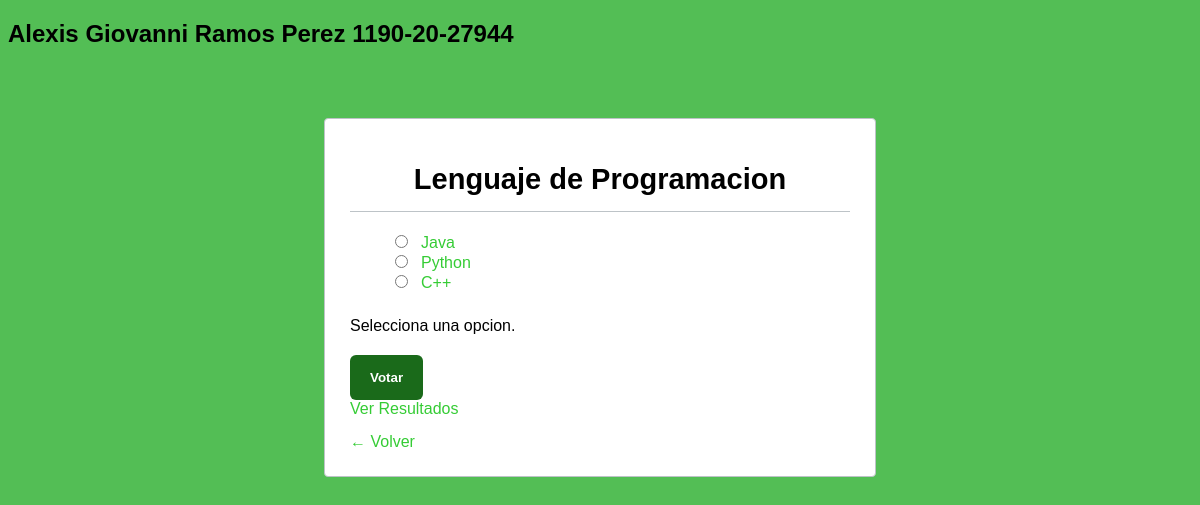
The app's page /encuesta.php?id=10 with its own data.
### tables this page shows
CREATE TABLE opciones (
    id INTEGER PRIMARY KEY AUTOINCREMENT,
    id_encuesta INTEGER NOT NULL,
    nombre TEXT NOT NULL,
    valor INTEGER NOT NULL
);

CREATE TABLE "encuestas" (
	"id"	INTEGER,
	"titulo"	TEXT NOT NULL,
	"fecha"	DATE NOT NULL,
	PRIMARY KEY("id" AUTOINCREMENT)
);

### encuesta.php (the view, shortened to what this page needs)
<?php
$dbFile = 'encuestas.db';
$conex = new SQLite3($dbFile);
$id = $_GET['id'];
?>
<!DOCTYPE HTML>
<html lang="en-US">
<head>
    <link rel="stylesheet" href="estilos.css">
</head>
<body>
<div><h2>Alexis Giovanni Ramos Perez 1190-20-27944</h2></div>
<div class="wrap">
    <form action="" method="post">
        <?php
        $aux = 0;
        $sql = "SELECT a.titulo as titulo, a.fecha as fecha, b.id as id, b.nombre as nombre, b.valor as valor FROM encuestas a INNER JOIN opciones b ON a.id = b.id_encuesta WHERE a.id = " . $id;
        $stmt = $conex->prepare($sql);
        $result = $stmt->execute();
        while ($row = $result->fetchArray(SQLITE3_ASSOC)) {
            if ($aux == 0) {
                echo '<h1>' . $row['titulo'] . '</h1>';
                echo '<ul class="votacion">';
                $aux = 1;
            }
            echo '<li><label><input name="valor" type="radio" value="' . $row['id'] . '"><span>' . $row['nombre'] . '</span></label></li>';
        }
        echo '</ul>';
        if (!isset($_POST['valor'])) {
            echo "<div class='error'>Selecciona una opcion.</div>";
        }
        echo '<input name="votar" type="submit" value="Votar" class="votar">';
        echo '<a href="resultado.php?id=' . $id . '" class="resultado">Ver Resultados</a>';
        echo '<a href="index.php" class="volver">← Volver</a>';
        ?>
    </form>
</div>
</body>
</html>

### estilos.css (style rules this page uses)
body { background: #53be55; font-family: Arial, sans-serif; }
a { text-decoration: none; color: #35cc35; }
.wrap { padding: 25px; margin: 0 auto; width: 500px; background: #ffffff; border-radius: 4px; margin-top: 70px; border: 1px solid #bdc3c7; }
h1 { margin-bottom: 20px; font-size: 29px; border-bottom: 1px solid #bdc3c7; padding-bottom: 15px; text-align: center; color: #000000; }
form > div { margin-bottom: 20px; }
form label { display: block; color: #35cc35; }
form input[type="submit"] { padding: 15px 20px; background: #1a6a1a; border: 0; display: block; font-weight: bold; color: white; border-radius: 6px; cursor: pointer; }
ul.votacion { margin-bottom: 25px; list-style: none; }
.votacion li span { margin-left: 10px; }
.volver { display: block; padding-top: 15px; clear: both; color: #35cc35; }

### records on screen
opciones: id_encuesta.titulo "Lenguaje de Programacion", nombre "Java"
opciones: nombre "Python"
opciones: nombre "C++"
